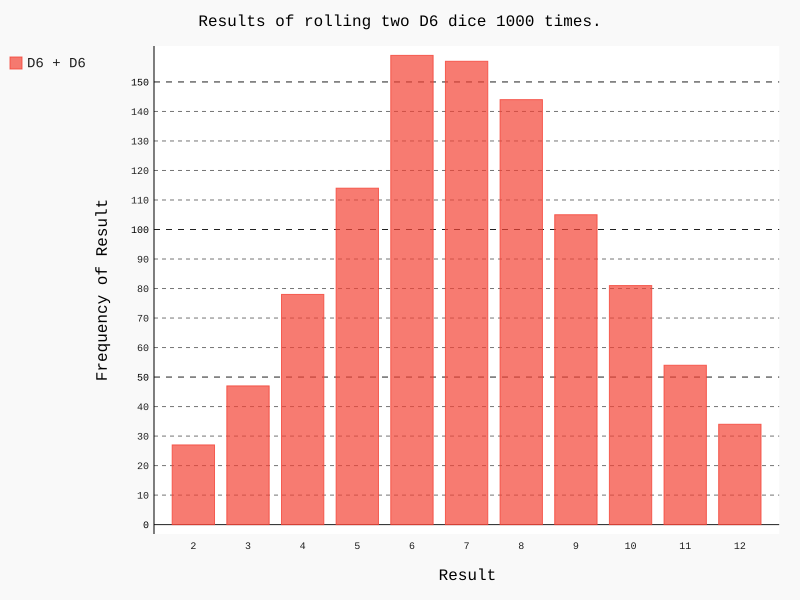

Write Python code to recreate this figure.
import pygal

from die import Die

#创建两个D6骰子
die_1 = Die()
die_2 = Die()

#掷骰子多次，并将结果存储到一个列表中
results = []
for roll_num in range(1000):
    result = die_1.roll() + die_2.roll()
    results.append(result)

#分析结果
frequencies = []
max_result = die_1.num_sides + die_2.num_sides
for value in range(2, max_result+1):
    frequency = results.count(value)
    frequencies.append(frequency)

# 可视化结果
hist = pygal.Bar()

hist.title = "Results of rolling two D6 dice 1000 times."
hist.x_labels = ['2', '3', '4', '5', '6', '7', '8', '9', '10', '11', '12']
hist.x_title = "Result"
hist.y_title = "Frequency of Result"

hist.add('D6 + D6', frequencies)
hist.render_to_file('dice_visual.svg')
